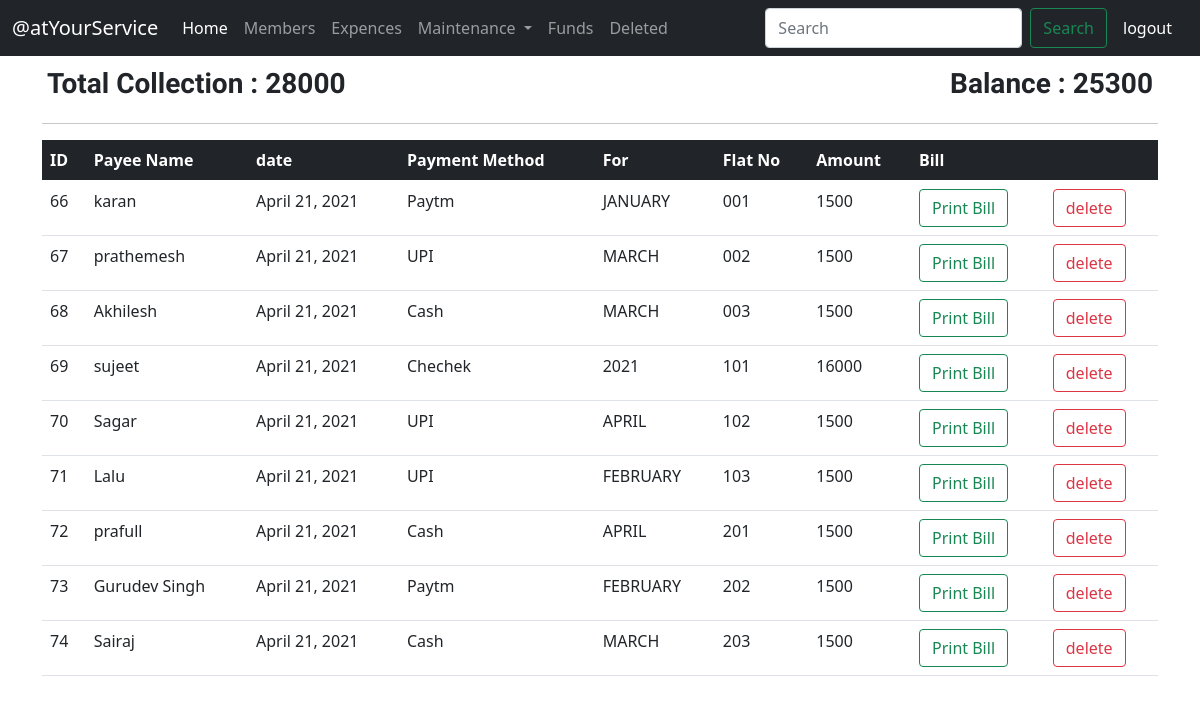
Page /Collection on the committed database.
### main/models.py (models this page shows, shortened)
class Balance(models.Model):
    collection=models.IntegerField()
    this_month_collection=models.IntegerField()
    expence=models.IntegerField()
    this_month_expence=models.IntegerField()
    balance=models.IntegerField()

class Invoice(models.Model):
    invoice_id=models.AutoField
    payee_name=models.CharField(max_length=50)
    date=models.DateField()
    payment_method=models.CharField(max_length=20)
    for_month=models.CharField(max_length=50)
    flat_no=models.CharField(max_length=20)
    amount=models.IntegerField()
    status=models.CharField(max_length=20)
    del_reason=models.CharField(max_length=80)

### main/views.py (the view)
# urls.py: path('Collection',views.Collection,name='Collection'),
def Collection(request):
    Bal=Balance.objects.get(id='1')
    inv=Invoice.objects.filter(status='active').order_by('date')
    n = len(inv)
    params={'inv':inv,'len':n,'bal':Bal}
    return render(request,'Collection.html',params)

### main/templates/Collection.html (shortened to what this page needs)
{% extends 'basic.html' %}
{% block body %}
<div class="container">
  <div class=balsheet>
    <p class="marks">Total Collection : {{ bal.collection}}</p>
    <p class="marks float-right">Balance : {{ bal.balance }}</p><br>
  </div>
  <hr>
<table class="table table-hover">
    <thead class="table-dark">
      <tr>
        <th scope="col">ID</th>
        <th scope="col">Payee Name</th>
        <th scope="col">date</th>
        <th scope="col">Payment Method</th>
        <th scope="col">For</th>
        <th scope="col">Flat No</th>
        <th scope="col">Amount</th>
        <th scope="col">Bill</th>
        <th scope="col"></th>
      </tr>
    </thead>
    <tbody>
      {% for i in inv %}
      <tr>
        <td>{{ i.id}}</td>
        <td>{{ i.payee_name}}</td>
        <td>{{ i.date}}</td>
        <td>{{ i.payment_method}}</td>
        <td>{{ i.for_month}}</td>
        <td>{{ i.flat_no}}</td>
        <td>{{ i.amount}}</td>
        <td><a href="addinvoice?id={{ i.id }}" target="_blank" class="btn btn-outline-success">Print Bill</a></td>
        <td><a href="delinv?id={{ i.id }}" class="btn btn-outline-danger">delete</a></td>
      </tr>
      {% endfor %}
    </tbody>
  </table>
</div>
{% endblock %}

### main/templates/basic.html (style rules this page uses)
.container { padding-top: 5px; }
.float-right { display: inline; float: right; }
.marks { font-size: 28px; font-weight: bolder; display: inline; line-height: 36px; font-family: 'New Tegomin', serif; }
.balsheet { padding: 5px 5px; }

### rows in the picture
Balance: collection "28000", balance "25300"
Invoice: id "66", payee_name "karan", date "April 21, 2021", payment_method "Paytm", for_month "JANUARY", flat_no "001", amount "1500"
Invoice: id "67", payee_name "prathemesh", date "April 21, 2021", payment_method "UPI", for_month "MARCH", flat_no "002", amount "1500"
Invoice: id "68", payee_name "Akhilesh", date "April 21, 2021", payment_method "Cash", for_month "MARCH", flat_no "003", amount "1500"
Invoice: id "69", payee_name "sujeet", date "April 21, 2021", payment_method "Chechek", for_month "2021", flat_no "101", amount "16000"
Invoice: id "70", payee_name "Sagar", date "April 21, 2021", payment_method "UPI", for_month "APRIL", flat_no "102", amount "1500"
Invoice: id "71", payee_name "Lalu", date "April 21, 2021", payment_method "UPI", for_month "FEBRUARY", flat_no "103", amount "1500"
Invoice: id "72", payee_name "prafull", date "April 21, 2021", payment_method "Cash", for_month "APRIL", flat_no "201", amount "1500"
Invoice: id "73", payee_name "Gurudev Singh", date "April 21, 2021", payment_method "Paytm", for_month "FEBRUARY", flat_no "202", amount "1500"
Invoice: id "74", payee_name "Sairaj", date "April 21, 2021", payment_method "Cash", for_month "MARCH", flat_no "203", amount "1500"
